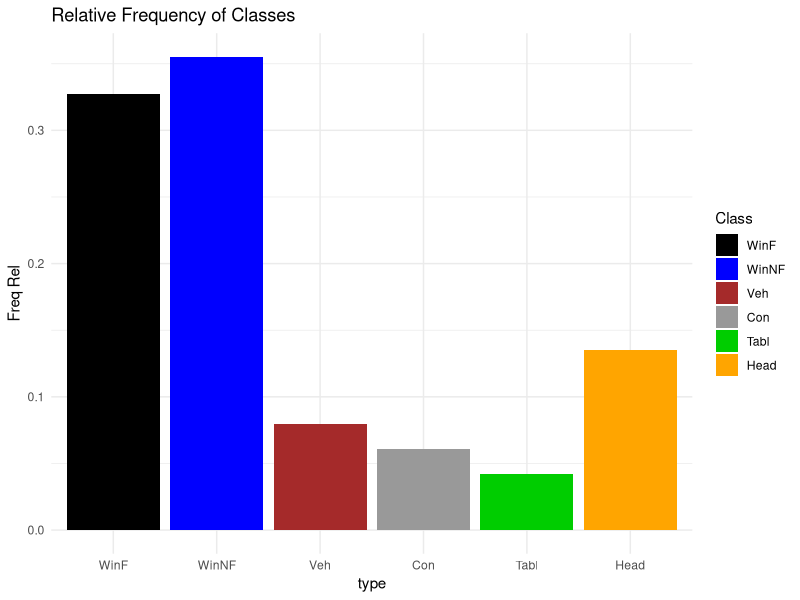
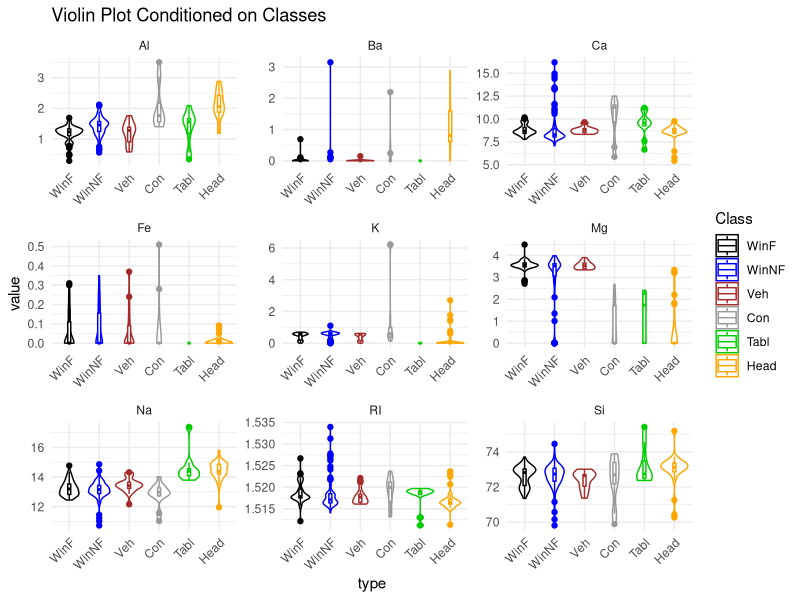
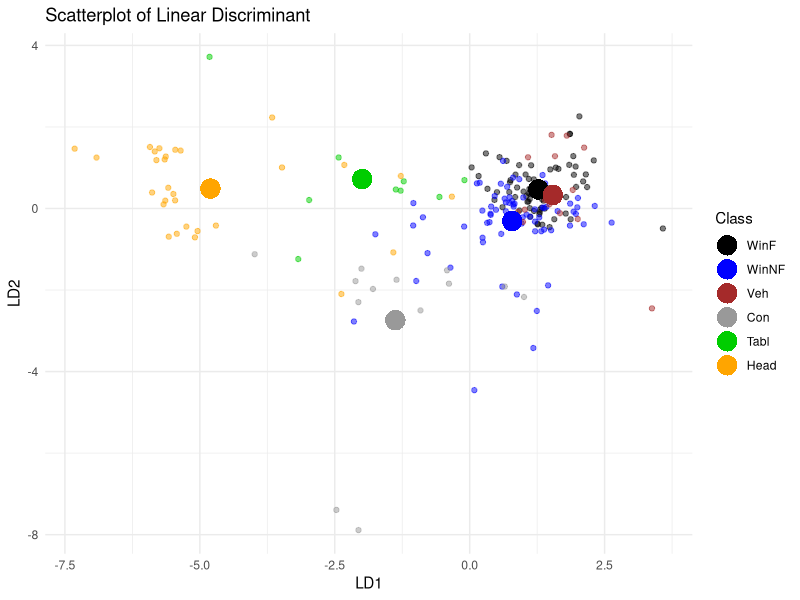
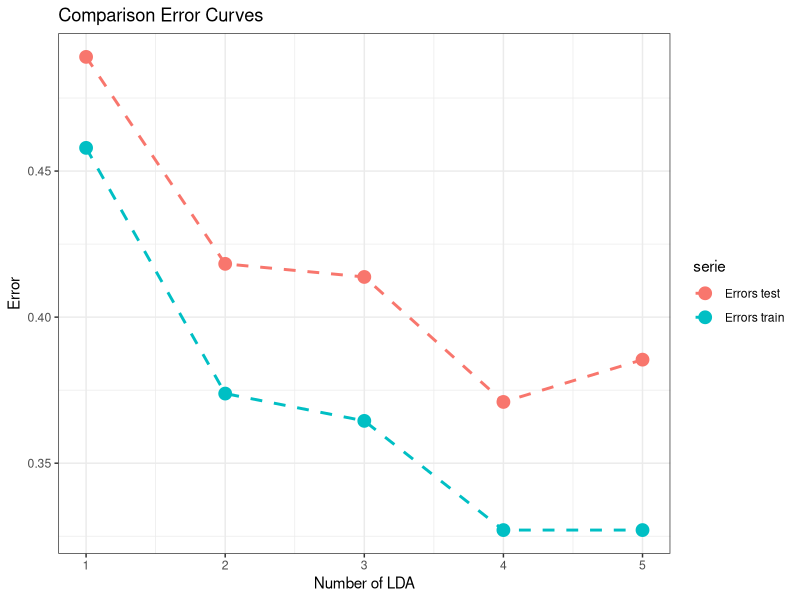

R code for these plots, in order:
## ---- chunk 1
knitr::opts_chunk$set(echo = TRUE)
## ---- chunk 2
library(tidyverse)
library(MASS)
library(ellipse)
library(nnet)
library(class)
library(mclust)
## ---- chunk 3
glass<-read.table("data/glass.txt",header=T)
glass$type<-factor(glass$type)
levels(glass$type)<-c("WinF","WinNF","Veh","Con","Tabl","Head")
table(glass$type)
## ---- chunk 4
dim(glass)
## ---- chunk 5
head(glass)
## ---- chunk 6
glass %>% is.na() %>% sum()
## ---- chunk 7
table(glass$type) %>%t() %>% apply(1,function(x) x/sum(x)) %>% t()
## ---- chunk 8
lookup<-c("black", "blue", "brown", "gray60",
"green3", "orange")
names(lookup)<-as.character(unique(glass$type))
## ---- chunk 9
#bar plot freq relative
glass %>%
  ggplot(aes(x = type, y = after_stat(count)/sum(after_stat(count)), fill = type)) + 
  geom_bar() +
  labs(title = "Relative Frequency of Classes",y = "Freq Rel")+
  scale_color_manual(values = lookup, aesthetics = "fill", name = "Class")+
  theme_minimal()
## ---- chunk 10
glass %>%
  gather(key = Measure, value = value, -type )  %>%
  ggplot(aes(x = type, y= value, color = 
               type)) +
  scale_color_manual(values = lookup, name = "Class")+
  geom_violin(trim = T)+ 
  geom_boxplot(width=0.1) + 
  facet_wrap( ~ Measure ,scales = "free", ncol =3)+
  labs(title = "Violin Plot Conditioned on Classes") +
  theme_minimal()+
  theme(axis.text.x = element_text(angle = 45, hjust = 1))
## ---- chunk 11
lda.fit<-lda(glass$type ~ . ,data=glass)
lda.fit
## ---- chunk 12
diag(diag(cov(glass[,1:9])** (1/2))) %*% lda.fit$scaling 
## ---- chunk 13
lda.pred  <-predict(lda.fit,glass)
training_error <- mean(lda.pred$class != glass$type )
training_error
## ---- chunk 14
lda.pred  <-predict(lda.fit,glass)
conf.mat<-table(predicted=lda.pred$class,true=glass$type)
conf.mat2<-addmargins(conf.mat)
conf.mat2
## ---- chunk 15
conf.mat<-apply(conf.mat,2,function(x) x/sum(x))
conf.mat
## ---- chunk 16
diag(conf.mat)
## ---- chunk 17
cv.index <- read.csv("data/groupCV.txt",header = F)
glass$cv.index <- cv.index[,]
## ---- chunk 18
errors <- rep(NA,10)
for (i in (1:10)){
  training_set <- glass[cv.index != i, ]  
  test_set <- glass[cv.index == i, ]  
  lda.fit.cv <-lda(training_set$type ~ . , data= training_set[,1:10])
  lda.pred.cv <- predict(lda.fit.cv,newdata = test_set[,1:10])
  errors[i]<-mean(lda.pred.cv$class != test_set$type )
}
mean(errors)
## ---- chunk 19
lookup<-c("black", "blue", "brown", "gray60",
"green3", "orange")
names(lookup)<-as.character(unique(glass$type))
lookup
## ---- chunk 20
data.col<-lookup[glass$type]
means.hat.z<-aggregate(lda.pred$x,by=list(glass$type),FUN=mean)
#plot(LD2~LD1, 
     #data=lda.pred$x[,1:2],pch=16,col=data.col)
#points(means.hat.z[,1],means.hat.z[,2],pch=21,bg=lookup,cex=1.5, lwd=2, col="red")

LDscores <-tibble(
  LD1 = lda.pred$x[,1],
  LD2 = lda.pred$x[,2],
  TYPE = glass$type,
)

LDscores %>%
  ggplot(mapping=aes(x = LD1, y = LD2,col = TYPE))+
  geom_point( alpha  =0.5)+
  scale_color_manual(values = data.col, name = "Class")+
  geom_point(data = tibble(means.hat.z)[,1:3],
    aes(x= LD1, y= LD2, colour = Group.1),           
    shape  = 16,                         
    size   = 6,
    stroke = 1.4 
  )+
  labs(title = "Scatterplot of Linear Discriminant") +
  theme_minimal()

## ---- chunk 21
errors.train.reduced<- rep(NA,5)
errors.test.reduced<- rep(NA,5)

for (j in (1:5)){
  errors.test<- rep(NA,10)

  for (i in (1:10)){
    training_set <- glass %>% filter(cv.index != i) 
    test_set <- glass %>% filter(cv.index == i) 
    
    lda.fit.cv <-lda(training_set$type ~ .  , data= training_set[,1:10])
    lda.pred.test.cv <- predict(lda.fit.cv,test_set[,1:10], dim = j )
    errors.test[i]<-mean(lda.pred.test.cv$class != test_set$type )

  }
  
  lda.pred<-predict(lda.fit,glass,dimen=j)
  errors.train.reduced[j]<-mean(lda.pred$class!=glass$type)
  errors.test.reduced[j]<-mean(errors.test)
}
errors.test.reduced
errors.train.reduced
## ---- chunk 22
df <- data.frame(
  iter  = rep(seq_along(errors.train.reduced), 2),
  error = c(errors.train.reduced, errors.test.reduced),
  serie = rep(c("Errors train", "Errors test"), each = length(errors.train.reduced))
)

ggplot(df, aes(iter, error, colour = serie)) +
  geom_line(linewidth = 1, linetype= 2) +
  geom_point(size   = 4)+
  labs(x = "Number of LDA", y = "Error",
       title = "Comparison Error Curves") +
  theme_bw()

## ---- chunk 23
library(e1071) 
library(caTools)
library(ggplot2)
library(class)

errors <- rep(NA,10)
errorsKNN <- rep(NA,10)

for (i in (1:10)){
  training_set <- glass %>% filter(cv.index != i)  %>% dplyr::select(-cv.index)
  test_set <- glass %>% filter(cv.index == i)  %>%dplyr::select(-cv.index)
  mod<-svm(training_set$type ~ . ,data=training_set)
  errors[i]<-mean(predict(mod,test_set) == test_set$type )
 
  mu<- colMeans(training_set[1:9])
  va<- diag(cov(training_set[1:9]))
  training_scale <- cbind( training_set[1:9] %>% scale() , training_set[10]) 
  test_scale<- cbind(test_set[1:9] %>% scale(center= mu, scale =va) , test_set[10])
  test_pred <- knn(
                 train = training_set[1:9], 
                 test = test_set[1:9],
                 cl = training_scale$type, 
                 k=2
                 )
  errorsKNN[i]<-mean(test_pred == test_scale$type )
}
mean(errors)
mean(errorsKNN)
